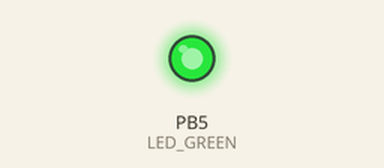
This program was run on a simulated ATmega328P, built with avr-gcc and emulated at 16 MHz. On the bench: output pins drawn as LEDs (lit = HIGH).

Above: at 0.3 s.
At 6.8 s:
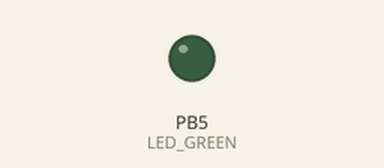
Timing chart, 0 to 10.1 s (numbered marks = the images above):
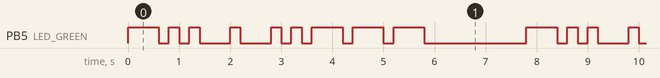

The program:

main.c
```c
// (licence header left out)
/* Defines -----------------------------------------------------------*/
#define LED_GREEN   PB5     // AVR pin where green LED is connected
#define SHORT_DELAY 200      // Delay in miliseconds
#ifndef F_CPU
#define F_CPU 16000000      // CPU frequency in Hz required for delay func
#endif

/* Includes ----------------------------------------------------------*/
#include <util/delay.h>     // Functions for busy-wait delay loops
#include <avr/io.h>         // AVR device-specific IO definitions

/* Variables ---------------------------------------------------------*/

/* Function prototypes -----------------------------------------------*/

/* Functions ---------------------------------------------------------*/
/**
 * Toggle one LED and use the function from the delay library.
 */
int main(void)
{
    // Set pin as output in Data Direction Register
    // DDRB = DDRB or 0010 0000
    DDRB = DDRB | (1<<LED_GREEN);

    // Set pin LOW in Data Register (LED off)
    // PORTB = PORTB and 1101 1111
    PORTB = PORTB & ~(1<<LED_GREEN);

    // Infinite loop
    while (1)
    {
		// D
		PORTB = PORTB ^ (1<<LED_GREEN);
        // Pause several miliseconds
        _delay_ms(3*SHORT_DELAY);

		PORTB = PORTB ^ (1<<LED_GREEN);
		_delay_ms(SHORT_DELAY);

		PORTB = PORTB ^ (1<<LED_GREEN);
		_delay_ms(SHORT_DELAY);

		PORTB = PORTB ^ (1<<LED_GREEN);
		_delay_ms(SHORT_DELAY);

		PORTB = PORTB ^ (1<<LED_GREEN);
		_delay_ms(SHORT_DELAY);

		// pause between letters
		PORTB = PORTB & ~(1<<LED_GREEN); // turn off LED between letters
		_delay_ms(3*SHORT_DELAY);

		// E

        PORTB = PORTB ^ (1<<LED_GREEN);
		_delay_ms(SHORT_DELAY);

		// pause between letters

		PORTB = PORTB & ~(1<<LED_GREEN); // turn off LED between letters
		_delay_ms(3*SHORT_DELAY);

		// 2
		PORTB = PORTB ^ (1<<LED_GREEN);
		_delay_ms(SHORT_DELAY);

		PORTB = PORTB ^ (1<<LED_GREEN);
		_delay_ms(SHORT_DELAY);

		PORTB = PORTB ^ (1<<LED_GREEN);
		_delay_ms(SHORT_DELAY);

		PORTB = PORTB ^ (1<<LED_GREEN);
		_delay_ms(SHORT_DELAY);

		PORTB = PORTB ^ (1<<LED_GREEN);
		_delay_ms(3*SHORT_DELAY);

		PORTB = PORTB ^ (1<<LED_GREEN);
		_delay_ms(SHORT_DELAY);

		PORTB = PORTB ^ (1<<LED_GREEN);
		_delay_ms(3*SHORT_DELAY);

		PORTB = PORTB ^ (1<<LED_GREEN);
		_delay_ms(SHORT_DELAY);

		PORTB = PORTB ^ (1<<LED_GREEN);
		_delay_ms(3*SHORT_DELAY);


		// turn off LED before new cycle
		PORTB = PORTB & ~(1<<LED_GREEN);
		_delay_ms(10*SHORT_DELAY);

    }

    // Will never reach this
    return 0;
}

/* Interrupt routines ------------------------------------------------*/
```

Measured:
- by itself, PB5 (LED_GREEN): repeats every 7.8 s: 2 × (LOW 0.20 s, HIGH 0.20 s), 2 × (LOW 0.60 s, HIGH 0.20 s), LOW 0.20 s, HIGH 0.20 s, 3 × (LOW 0.20 s, HIGH 0.60 s), LOW 2.0 s, HIGH 0.60 s
- by itself, everything shown: repeats every 7.8 s, in 18 steps
